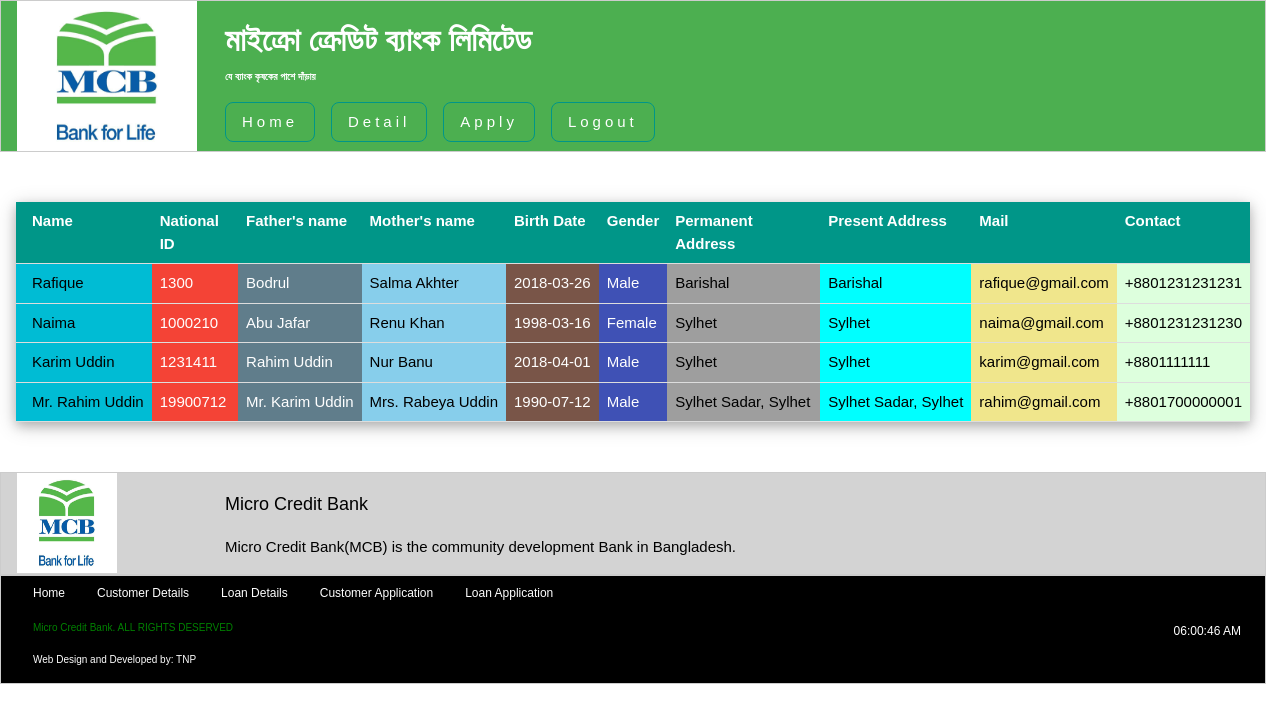
Page /customer_detail.php on the earlier database version.
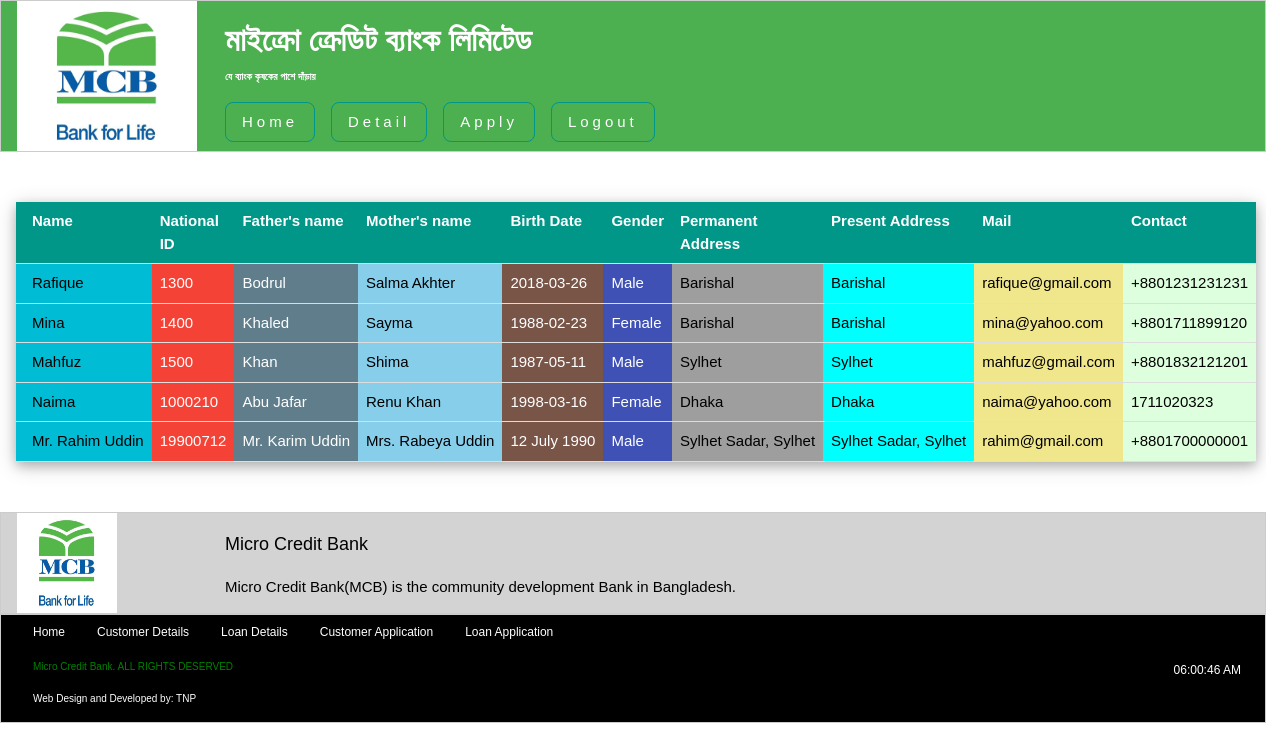
Same page on the later database version.
### tables this page shows
CREATE TABLE IF NOT EXISTS `customer` (
  `national_id` int(11) NOT NULL,
  `customer_name` varchar(255) NOT NULL,
  `father_name` varchar(255) NOT NULL,
  `mother_name` varchar(255) NOT NULL,
  `dob` varchar(255) NOT NULL,
  `gender` enum('Female','Male') NOT NULL,
  `email` varchar(255) NOT NULL,
  `permanent_address` varchar(255) NOT NULL,
  `present_address` varchar(255) NOT NULL,
  `contact` varchar(255) NOT NULL
);

### customer_detail.php (the view, shortened to what this page needs)
<?php include("include/config.php");
	if($_SESSION['designation'] == "Chairman")
	{
	  include("include/header_chairman.php");
	}
	else if($_SESSION['designation'] == "Manager")
	{
	  include("include/header_manager.php");
	}
	else if($_SESSION['designation'] == "Cash Officer")
	{
		include("include/header_cash_officer.php");
	}
	else
	{
	  include("include/header_admin.php");
	}
?>
<?php
	$qry = "SELECT * FROM customer";
	$result = mysql_query($qry);
?>
	<div class="w3-container" style="min-height:295px;height:auto;">
		<table class="w3-table w3-container w3-hoverable w3-bordered w3-middle w3-card-4" style="max-width:auto;width:100%;margin-top:50px; margin-bottom: 50px; font-family: Arial; ">
			<thead>
				<tr class="w3-teal">
					<th> Name </th>
					<th> National ID </th>
					<th> Father's name </th>
					<th> Mother's name </th>
					<th> Birth Date </th>
					<th> Gender </th>
					<th> Permanent Address </th>
					<th> Present Address </th>
					<th> Mail </th>
					<th> Contact </th>
				</tr>
			</thead>
	<?php
	if (mysql_num_rows($result) > 0)
	{
    	while($row = mysql_fetch_assoc($result))
    	{
    		?>
			<tr>
				<td class="w3-button w3-cyan"> <?php echo $row['customer_name']; ?> </td>
				<td class="w3-button w3-red"> <?php echo $row['national_id']; ?> </td>
				<td class="w3-button w3-blue-grey"> <?php echo $row['father_name']; ?> </td>
				<td class="w3-button w3-light-blue"> <?php echo $row['mother_name']; ?> </td>
				<td class="w3-button w3-brown"> <?php echo $row['dob']; ?> </td>
				<td class="w3-button w3-indigo"> <?php echo $row['gender']; ?> </td>
				<td class="w3-button w3-grey"> <?php echo $row['permanent_address']; ?> </td>
				<td class="w3-button w3-aqua"> <?php echo $row['present_address']; ?> </td>
				<td class="w3-button w3-khaki"> <?php echo $row['email']; ?> </td>
				<td class="w3-button w3-pale-green"> <?php echo $row['contact']; ?> </td>
			</tr>
    	<?php
   		}
    	?>
    	</table>
    <?php
	}
	?>
</div>
<?php
	if($_SESSION['designation'] == "Chairman")
	{
	  include("include/footer_chairman.php");
	}
	else if($_SESSION['designation'] == "Manager")
	{
	  include("include/footer_manager.php");
	}
	else if($_SESSION['designation'] == "Cash Officer")
	{
		include("include/footer_cash_officer.php");
	}
	else
	{
	  include("include/footer_admin.php");
	}
?>

### include/header_admin.php (shortened to what this page needs)
<!doctype html>
<html>
	<head>
	  <link rel="stylesheet" href="css/w3_css.css" >
	  <link rel="stylesheet" href="css/fontawesome-all.min.css">
	</head>
	<body class="w3-container" style="padding:0px;margin:0px;" onload = startTime()>
		<div class="w3-row-padding w3-border w3-green w3-cell-row ">
			<div class="w3-cell w3-col w3-container m2 l2">
		    	<a href="home.php"><img alt="mcb_logo" src="images/mcb_logo.jpg" width="180px" height="150px"/></a>
			</div>
			<div class="w3-cell w3-col w3-container m9 l9" style="font-family: sans-serif;">
				<p style="font-weight: bold"><font size="6" color="white">মাইক্রো ক্রেডিট ব্যাংক লিমিটেড</font> <br/>
		    	<font size="0" color="white"> যে ব্যাংক কৃষকের পাশে দাঁড়ায় </font> </p>
				<div class="w3-cell-row">
					<div class="w3-bar w3-green">
						<a href="home.php" class="w3-bar-item w3-button w3-wide w3-border w3-border-teal w3-round-large w3-margin-right"> Home </a>
						<div class="w3-dropdown-hover">
							<button class="w3-button w3-wide w3-border w3-border-teal w3-round-large w3-margin-right"> Detail </button>
						</div>
						<div class="w3-dropdown-hover">
							<button class="w3-button w3-wide w3-border w3-border-teal w3-round-large w3-margin-right"> Apply </button>
						</div>
							<a href="home.php?logout=yes" class="w3-bar-item w3-button w3-wide w3-border w3-border-teal 				w3-round-large w3-margin-right" >  <label class="w3-tiny">  <?php echo $designation; ?> </label> Logout
							</a>
					</div>
				</div>
			</div>
		</div>

### include/footer_admin.php (shortened to what this page needs)
<div class="w3-container" style="padding:0px;margin:0px;">
	<div class="w3-row-padding w3-border" style="background-color: lightgray;">
		<div class="w3-col w3-container m2 l2">
			<a href="index.php">
				<img alt="mcb_logo" src="images/mcb_logo.jpg" width="100px" height="100px"/>
			</a>
		</div>
	<div class="w3-col w3-container m9 l9" style="font-family: sans-serif;">
		<p class="w3-large">Micro Credit Bank</p>
		<p class="w3-medium"> Micro Credit Bank(MCB) is the community development Bank in Bangladesh.</p>
	</div>
	</div>
	<div class="w3-row-padding w3-border w3-black">
		<div class="w3-row-padding w3-bar">
			<div class="w3-row w3-small">
				<a href="home.php" class="w3-bar-item w3-button">Home</a>
				<a href="#" class="w3-bar-item w3-button">Customer Details</a>
				<a href="#" class="w3-bar-item w3-button">Loan Details</a>
				<a href="#" class="w3-bar-item w3-button">Customer Application</a>
				<a href="#" class="w3-bar-item w3-button">Loan Application</a>
			</div>
			<div class="w3-row-padding w3-col w3-container m5 l5" style="font-family: sans-serif; color: green">
				<p class="w3-tiny w3-row-padding">Micro Credit Bank. ALL RIGHTS DESERVED</p>
		  	</div>
			<div class="w3-row-padding w3-col w3-container m7 l7" style="font-family: sans-serif; color: white">
				<p class="w3-small w3-right" id="liveTime"></p>
		  	</div>
			<h6 class="w3-panel w3-tiny" style="color: white; font-family: sans-serif;"> Web Design and Developed by: TNP</h6>
		</div>
	</div>
</div>
</body>
</html>

Differences in the rows shown:
removed customer: customer_name "Karim Uddin", national_id "1231411", father_name "Rahim Uddin", mother_name "Nur Banu", dob "2018-04-01", gender "Male", permanent_address "Sylhet", present_address "Sylhet", email "karim@gmail.com", contact "+8801111111"
added customer: customer_name "Mina", national_id "1400", father_name "Khaled", mother_name "Sayma", dob "1988-02-23", gender "Female", permanent_address "Barishal", present_address "Barishal", email "mina@yahoo.com", contact "+8801711899120"
added customer: customer_name "Mahfuz", national_id "1500", father_name "Khan", mother_name "Shima", dob "1987-05-11", gender "Male", permanent_address "Sylhet", present_address "Sylhet", email "mahfuz@gmail.com", contact "+8801832121201"
changed customer "Naima": permanent_address "Sylhet" → "Dhaka"; present_address "Sylhet" → "Dhaka"; email "naima@gmail.com" → "naima@yahoo.com"; contact "+8801231231230" → "1711020323"
changed customer "Mr. Rahim Uddin": dob "1990-07-12" → "12 July 1990"
